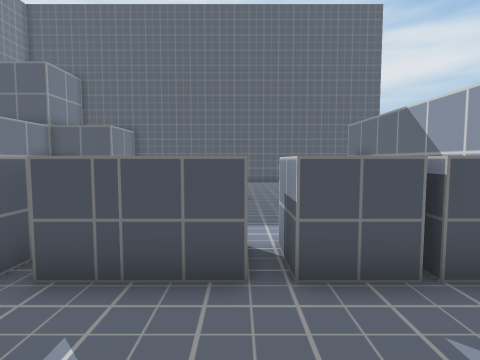
View 1 (above)

15 first-person views from a walk through a scene from a Unity 3-D project. The camera is 1.4 m above the floor, tilts 4° down and sees 80° across. The floor is counted in squares, 1 m on a side. Each view is taken from the middle of a square. On the plan, view 1 faces up. The plan holds only what a view shows up to about 14 squares ahead; the rest is blank. The place goes on beyond the plan. The player character is not drawn.

View 2
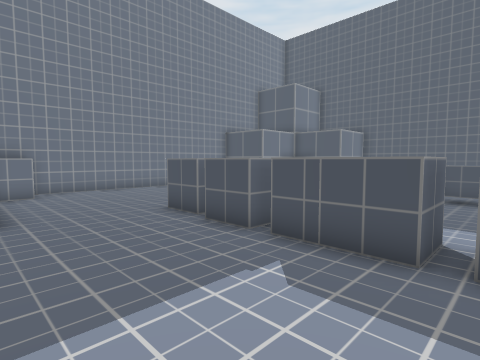

View 3
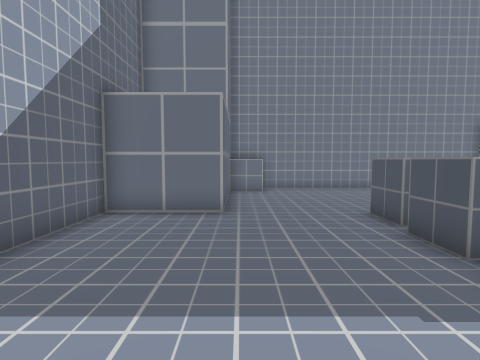

View 4
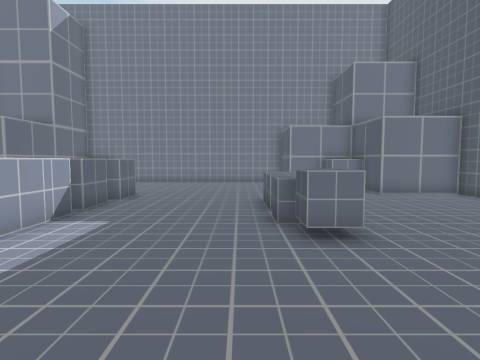

View 5
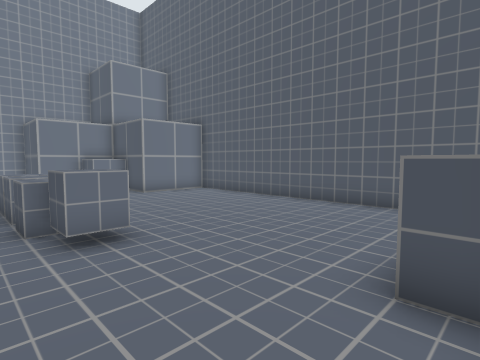

View 6
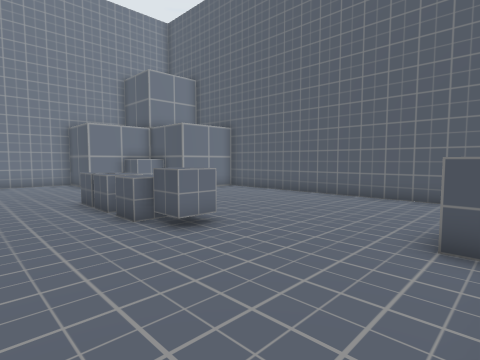

View 7
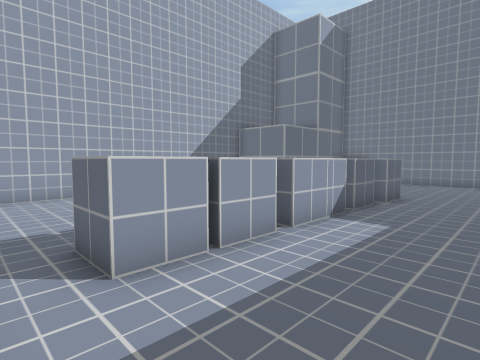

View 8
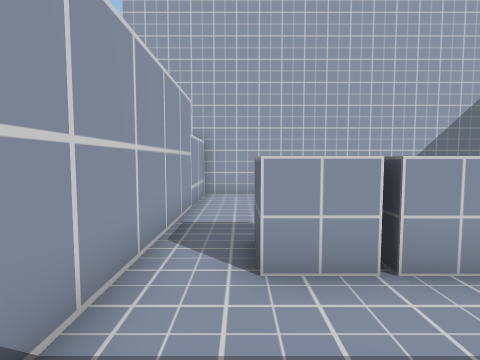

View 9
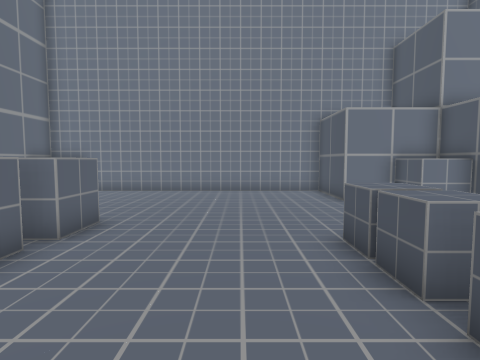

View 10
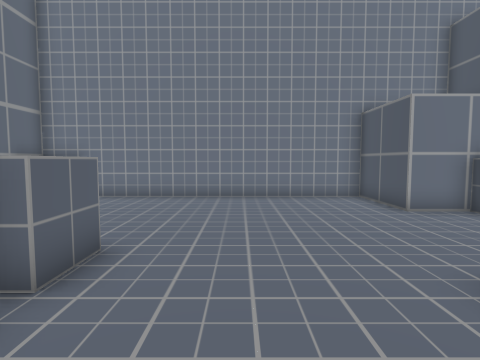

View 11
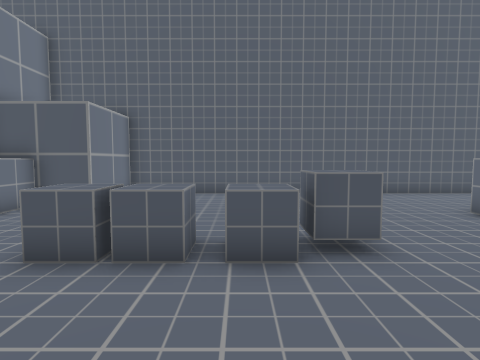

View 12
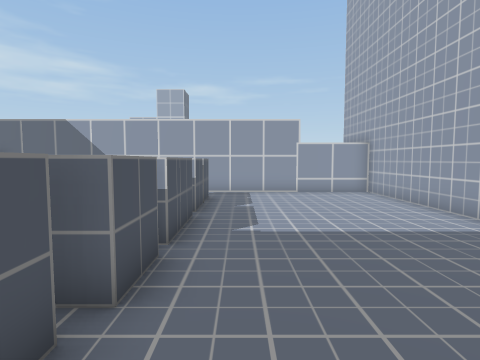

View 13
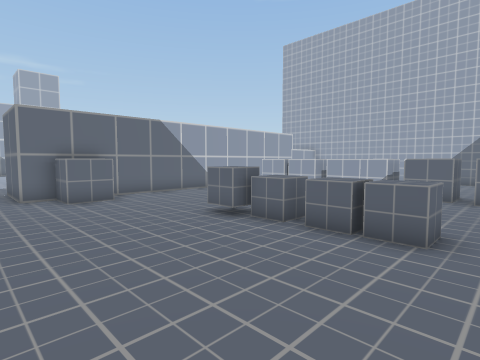

View 14
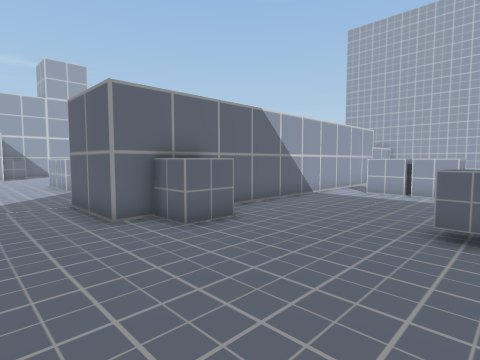

View 15
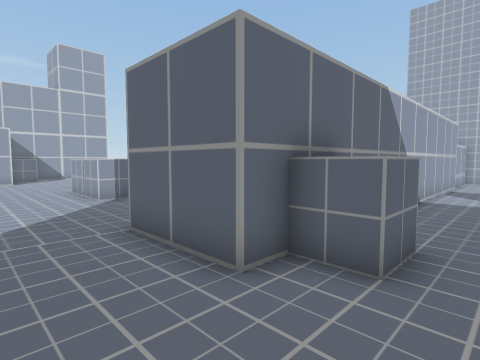

### Floor plan
Points are (right, up) in squares from view 1. A wall is a line through its corners. A room is listed if a view was taken in it or the views show most of it. See-through windows are left out.
Room 1 (views 1, 2, 3, 4, 5, 6, 7, 8, 9, 10, 11, 12, 13, 14, 15)
walls: (8, 17.9) (-6.6, 17.9) (-6.6, 14.7) (-9.7, 14.7) (-9.7, 11.6) (-12.9, 11.6) (-12.9, -0.4) (-6.6, -0.4) (-6.6, -3.6) (5.4, -3.6) (5.4, 14.5) (8.6, 14.5)
ways out: opening at (8.7, 16)
objects: other object (-12, 0) to (-12, 1); other object (-9, 13) to (-8, 14); other object (-6, 4) to (-5, 5); other object (-5, 10) to (-4, 11); other object (-4, 3) to (-3, 5); other object (-3, 10) to (-2, 11); other object (-2, 3) to (-1, 5); other object (-1, 3) to (0, 5); other object (-1, 10) to (0, 11); other object (1, 3) to (2, 5); other object (3, 3) to (4, 5); other object (4, 12) to (5, 13)

Positions as (right, up) in squares from view 1, and headings:
1: (0, 0), facing up
2: (1, -1), facing up-left
3: (1, 0), facing left
4: (5, 9), facing left
5: (5, 9), facing up-left
6: (5, 7), facing up-left
7: (5, 8), facing down-left
8: (4, 8), facing down
9: (0, 8), facing left
10: (-2, 7), facing left
11: (-2, 6), facing up
12: (-7, 2), facing right
13: (-6, 16), facing down-right
14: (-1, 17), facing down-right
15: (3, 17), facing down-right
